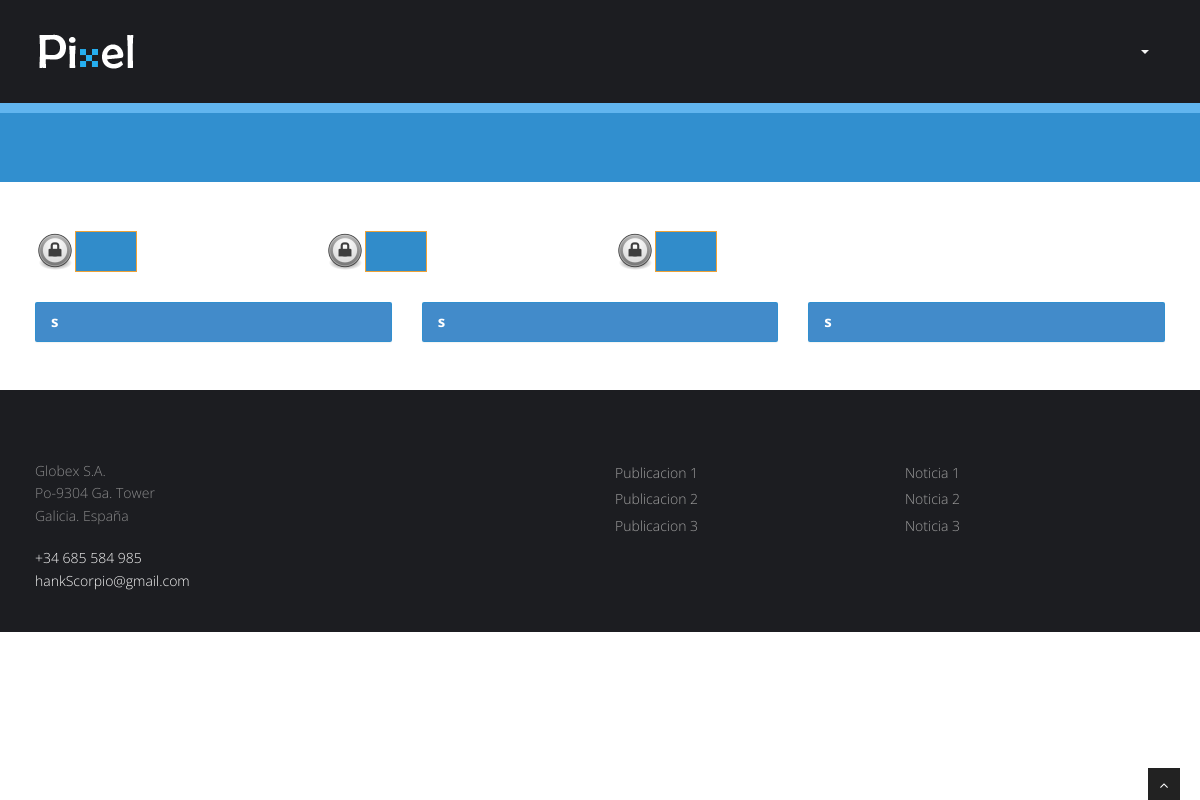
The app's page /Controladores/Privada/C_PublicacionesP.php (signed in), older data.
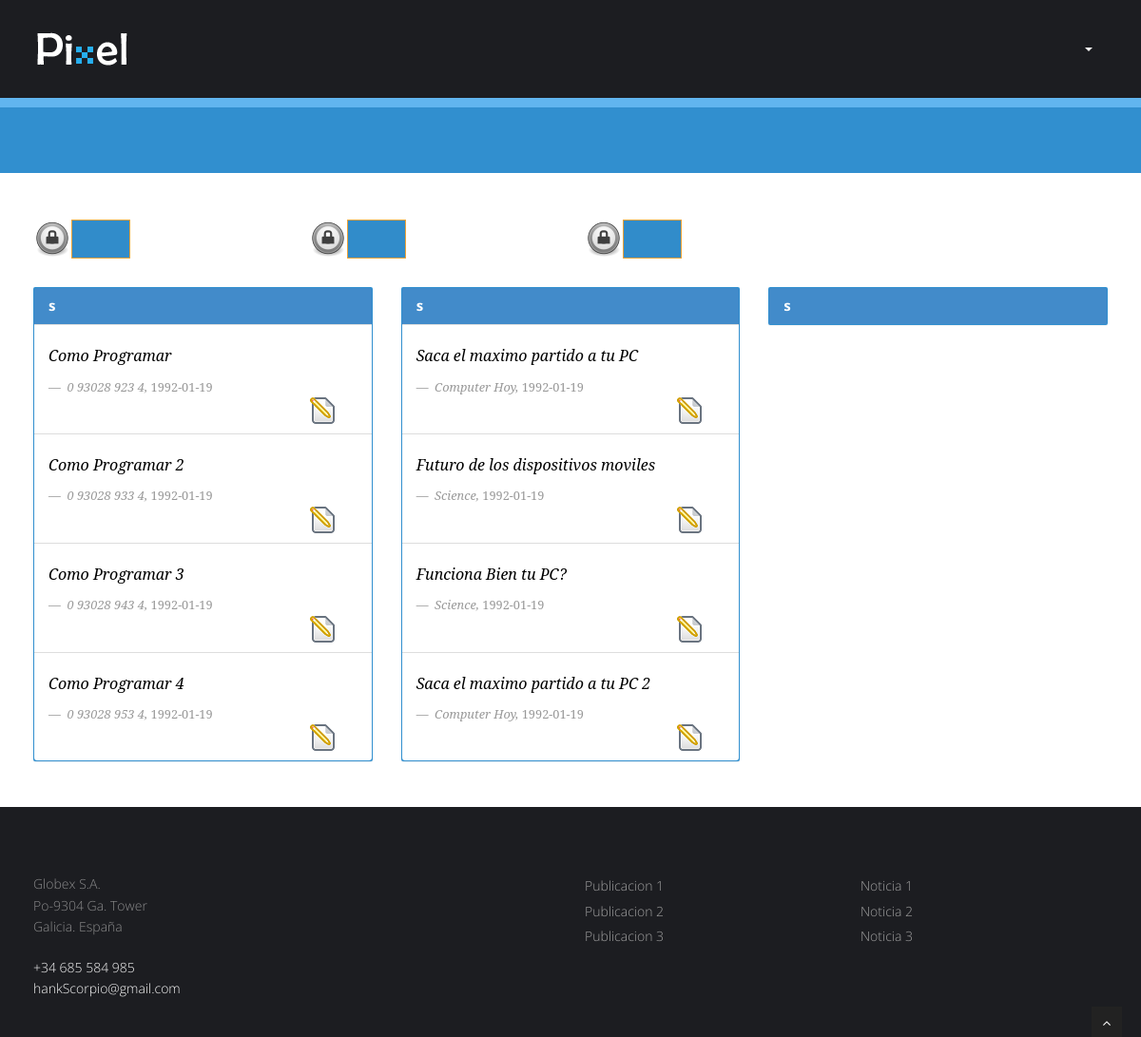
The same page, newer data.
### tables this page shows
CREATE TABLE IF NOT EXISTS `S_LIBROS` (
  `Titulo_Libro` varchar(200) NOT NULL,
  `ISBN` varchar(20) NOT NULL,
  `Fecha_Libro` date NOT NULL,
  `Pais_Libro` varchar(100) NOT NULL
);

CREATE TABLE IF NOT EXISTS `S_ARTICULO` (
  `ISSN_Revista` char(20) NOT NULL,
  `Nombre_Revista` varchar(200) NOT NULL,
  `Titulo_Articulo` varchar(500) NOT NULL,
  `Anotaciones_Articulo` text,
  `IDArticulo` varchar(10) NOT NULL,
  `Fecha_Articulo` date NOT NULL
);

### Controladores/Privada/C_PublicacionesP.php (called while the page is built, shortened)
<?php
$Raiz = explode('/',$_SERVER['PHP_SELF'])[count(explode('/',$_SERVER['PHP_SELF']))-4];
function getRuta()
{
	global $Raiz;
	$RutaArray = explode('/',$_SERVER['PHP_SELF']);
	$toret = "";
	for ($i =(count($RutaArray)-2);$i > 0; $i = $i -1)
	{
		if ($RutaArray[$i] == $Raiz)
			break;
		else
			$toret = $toret."../";
	}
	return $toret;
}
$RutaRelativaControlador = getRuta();
include_once $RutaRelativaControlador.'Comun/ArchivoComun.php';
$PagID = $identificadoresPrivados["Publicaciones"];
include_once $vistas[$PagID];
?>

### Comun/ArchivoComun.php (called while the page is built, shortened)
<?php
$identificadores = array(
'Home' => 'H',
'Miembros' => 'M',
'Prensa'=> 'P',
'Transferencias'=> 'T',
'Colaboraciones'=> 'C',
'Docencia'=> 'D',
'Publicaciones' => 'Pu',
'Actividades' => 'A',
'Login' => 'L'
);
$identificadoresPrivados = array(
'Home' => 'HP',
'Miembros' => 'MP',
'AMiembros' => 'AMP',
'MMiembros' => 'MMP',
'DMiembros' => 'DMP',
'Prensa'=> 'PP',
'APrensa'=> 'APP',
'MPrensa'=> 'MPP',
'DPrensa' => 'DPP',
'Transferencias'=> 'TP',
'ATransferencias'=> 'ATP',
'MTransferencias'=> 'MTP',
'DTransferencias'=> 'DTP',
'Colaboraciones'=> 'CP',
'AColaboraciones'=> 'ACP',
'MColaboraciones'=> 'MCP',
'DColaboraciones'=> 'DCP',
'Publicaciones'=> 'PuP',
'APublicaciones'=> 'APuP',
'MPublicaciones'=> 'MPuP',
'DPublicaciones'=> 'DPuP',
'Docencia'=> 'DP',
'ADocencia'=> 'ADP',
'MDocencia'=> 'MDP',
'DDocencia'=> 'DDP',
'Actividades'=> 'AP',
'AActividades'=> 'AAP',
'MActividades'=> 'MAP',
'DActividades'=> 'DAP',
'Administracion'=> 'G',
'ERRORPERM' => 'ERRORPERM'
);
$MenuPrincipalPrivados = array(
'Home' => $identificadoresPrivados['Home'],
'Miembros' => $identificadoresPrivados['Miembros'],
'Prensa'=> $identificadoresPrivados['Prensa'],
'Transferencias'=> $identificadoresPrivados['Transferencias'],
'Colaboraciones'=> $identificadoresPrivados['Colaboraciones'],
'Docencia'=> $identificadoresPrivados['Docencia'],
'Publicaciones'=> $identificadoresPrivados['Publicaciones'],
'Actividades'=> $identificadoresPrivados['Actividades'],
'Administracion'=> $identificadoresPrivados['Administracion']
);
?>

### GESTAPP/Clases/BaseDatosControl.php (called while the page is built, shortened)
<?php
Class BaseDatosControl
{
	public $conexionBD;
	function __construct()
	{
		$this->conexionBD = new mysqli('localhost','gC', 'gC','ET3gC');
	}
	function OperacionGenericaBD($var,$Error = "1")
	{
		if (!$resultado = $this->conexionBD->query($var))
		{
			if (isset($_COOKIE["TEST"]))
			{
				echo '<br><b>Warning</b>: '.$this->conexionBD->error.' in <b>/BaseDatosControl.php</b> on line <b>36</b><br>';
				exit();
			}
			else
			{
				throw new Exception($Error . "=>". $var . "<br>Error: " . $this->conexionBD->error . "");
			}
		}
		return $resultado;
	}
}
?>

### Clases/TablaBD.php (called while the page is built, shortened)
<?php
include_once $RutaRelativaControlador.'GESTAPP/Clases/BaseDatosControl.php';
Class TablaBD
{
	public $nombreTabla = "";
	function __construct($n,$arrayCampos,$arrayClaves)
	{
		$this->nombreTabla = $n;
	}
	public function ListadoRegistros($opciones)
	{
		$BD = new BaseDatosControl();
		return $BD->OperacionGenericaBD("Select * from ".$this->nombreTabla." ". $opciones);
	}
}
?>

### Vistas/Privadas/V_PublicacionesP.php (the view, shortened to what the changed rows need)
<?php
Class PublicacionesPrivada
{
function DisplayContent($idioma,$Lib,$Art,$Conf)
{
	global $RutaRelativaControlador;
?>
	<section id="content">
	<div class="container">
					  <div class="row">
            <div class="col-md-4">
              <div class="panel panel-primary">
				<ul class="list-group">
				<?php
					foreach($Lib as $e)
					{
						echo '<li class="list-group-item">
						<blockquote>
							<p>
									'.$e["Titulo_Libro"].'
							</p> <small> '.$e["ISBN"].', <cite>'.$e["Fecha_Libro"].'</cite></small>
							<img style="display:inline" onClick="document.getElementById(\''.$e["ISBN"].'L\').submit();" src="'.$RutaRelativaControlador.'img/editar.png"
							class="img-responsive pull-right"></img>
						</blockquote>
						</li>
						';
					}
				?>
				  </ul>
              </div>
            </div>
			<div class="col-md-4">
              <div class="panel panel-primary">
				<ul class="list-group">
					<?php
					foreach($Art as $e)
					{
						echo '<li class="list-group-item">
						<blockquote>
							<p>
									'.$e["Titulo_Articulo"].'
							</p> <small> '.$e["Nombre_Revista"].', <cite>'.$e["Fecha_Articulo"].'</cite></small>
							<img style="display:inline" onClick="document.getElementById(\''.$e["IDArticulo"].'A\').submit();" src="'.$RutaRelativaControlador.'img/editar.png"
							class="img-responsive pull-right"></img>
						</blockquote>
						</li>
						';
					}
				?>
				  </ul>
              </div>
            </div>
          </div>
	</div>
	</section>
<?php
}
}
	$a = array();
	$b = array();
	$c = array();
	try
	{
		$consulta = $_TABLALIBROS->ListadoRegistros("");
		for ($i = 0; $i < $consulta->num_rows ;$i++)
		{
			$a[] = $consulta->fetch_assoc();
		}
		$consulta = $_TABLAARTICULOS->ListadoRegistros("");
		for ($i = 0; $i < $consulta->num_rows ;$i++)
		{
			$b[] = $consulta->fetch_assoc();
		}
	}
	catch(Exception $e)
	{
		$errorRescrito = explode("=>",$e->getMessage());
		$_SESSION['error'] = 'CON ERR MIEMBROS'."=>".$errorRescrito[1];
	}
$princ_view = new PublicacionesPrivada();
include_once$RutaRelativaControlador.'Comun/CabeceraPriv.php';
$princ_view->DisplayContent($idioma,$a,$b,$c);
include_once$RutaRelativaControlador.'Comun/Pie.php';
?>

### Comun/CabeceraPriv.php (shortened to what the changed rows need)
<!DOCTYPE html>
<html lang="es">
<head>
<link href="<?php echo $RutaRelativaControlador?>css/bootstrap.min.css" rel="stylesheet" />
<link href="<?php echo $RutaRelativaControlador?>css/fancybox/jquery.fancybox.css" rel="stylesheet">
<link href="<?php echo $RutaRelativaControlador?>css/jcarousel.css" rel="stylesheet" />
<link href="<?php echo $RutaRelativaControlador?>css/flexslider.css" rel="stylesheet" />
<link href="<?php echo $RutaRelativaControlador?>css/style.css" rel="stylesheet" />
</head>
<body >
<div id="wrapper">
		<header>
        <div class="navbar navbar-default navbar-static-top">
            <div class="container">
                <div class="navbar-collapse collapse ">
                    <ul class="nav navbar-nav">
					<?php
						foreach ($MenuPrincipalPrivados as $k => $v)
						{
							if ($PagID == $v)
							{
								echo '<li class="active">
								<a href="'.$controladores[$v].'">'.$idioma['PagName'.$v].'</a>
								</li>';
							}
							else
							{
								echo '<li class="active">
								<a href="'.$controladores[$v].'">'.$idioma['PagName'.$v].'</a>
								</li>';
							}
						}
					?>
                    </ul>
                </div>
            </div>
        </div>
	</header>

Row changes from the older to the newer data that the page shows:
added s_libros: Titulo_Libro "Como Programar", ISBN "0 93028 923 4", Fecha_Libro "1992-01-19"
added s_libros: Titulo_Libro "Como Programar 2", ISBN "0 93028 933 4", Fecha_Libro "1992-01-19"
added s_libros: Titulo_Libro "Como Programar 3", ISBN "0 93028 943 4", Fecha_Libro "1992-01-19"
added s_libros: Titulo_Libro "Como Programar 4", ISBN "0 93028 953 4", Fecha_Libro "1992-01-19"
added s_articulo: Titulo_Articulo "Saca el maximo partido a tu PC", Nombre_Revista "Computer Hoy", Fecha_Articulo "1992-01-19"
added s_articulo: Titulo_Articulo "Futuro de los dispositivos moviles", Nombre_Revista "Science", Fecha_Articulo "1992-01-19"
added s_articulo: Titulo_Articulo "Funciona Bien tu PC?", Nombre_Revista "Science", Fecha_Articulo "1992-01-19"
added s_articulo: Titulo_Articulo "Saca el maximo partido a tu PC 2", Nombre_Revista "Computer Hoy", Fecha_Articulo "1992-01-19"
